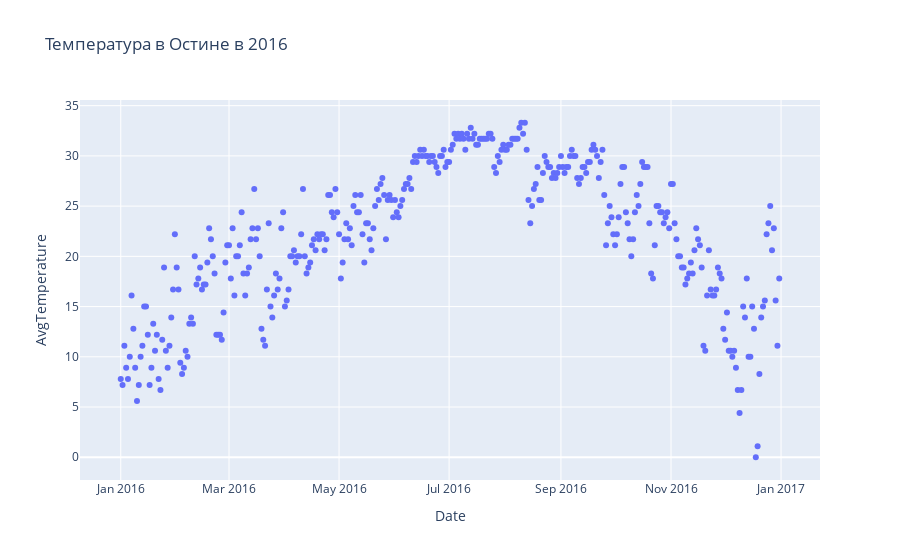

Notebook code for this chart:
### Code cell
# Задание 5
fig = px.scatter(df, x='Date', y="AvgTemperature", title='Температура в Остине в 2016')
fig.show()

### Figure 1 — Plotly figure (JSON) as saved in the notebook; plotly's stock layout.template omitted (floating-point values rounded to 4 significant figures; data arrays with more than 128 entries replaced by an {"elided": "..."} marker saying what was removed)
{"data": [{"hovertemplate": "Date=%{x}<br>AvgTemperature=%{y}<extra></extra>", "legendgroup": "", "marker": {"color": "#636efa", "symbol": "circle"}, "mode": "markers", "name": "", "orientation": "v", "showlegend": false, "type": "scatter", "x": {"elided": "366 str values"}, "xaxis": "x", "y": {"elided": "366 float values"}, "yaxis": "y"}], "layout": {"legend": {"tracegroupgap": 0}, "title": {"text": "Температура в Остине в 2016"}, "xaxis": {"anchor": "y", "domain": [0, 1], "title": {"text": "Date"}}, "yaxis": {"anchor": "x", "domain": [0, 1], "title": {"text": "AvgTemperature"}}}}
